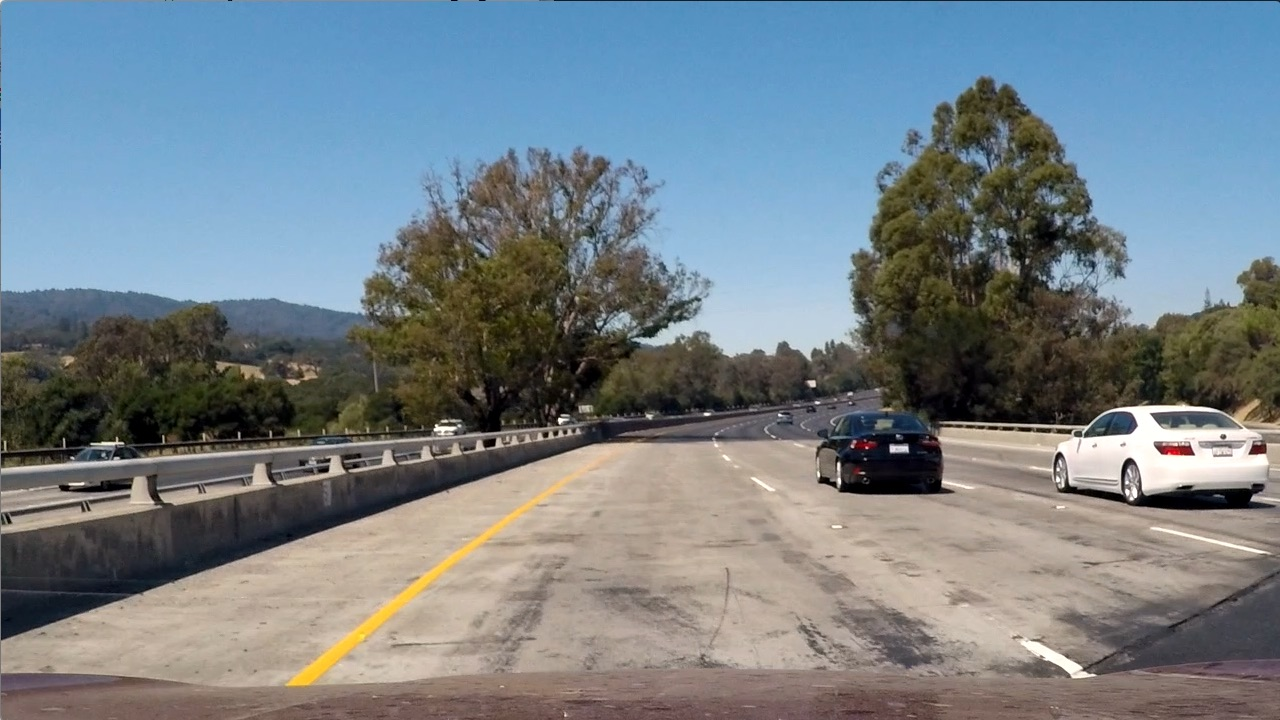
#> input picture test_images/test1.jpg, 1280 x 720 px, found by its file name
$ jupyter execute --allow-errors Vehicle_detection_project.ipynb   (shell and % lines are left out)   (older library calls are emulated)
#> lines starting #> are read from the running program, lines starting #| are printed output that depends on the picture
#> further down, image_visu1 is the input picture: shape (720, 1280, 3); mean R, G, B 117.5, 128.7, 135.5
[cell 1]
import matplotlib.image as mpimg
import matplotlib.pyplot as plt
import numpy as np
import cv2
import glob
import time
from sklearn.svm import LinearSVC
from sklearn.preprocessing import StandardScaler
from skimage.feature import hog
from sklearn.cross_validation import train_test_split
from scipy.ndimage.measurements import label

[cell 2]
def rgb_select(img):
    # 1) Convert to YUV color space
    rgb = img
    R_rgb = rgb[:,:,0]
    G_rgb = rgb[:,:,1]
    B_rgb = rgb[:,:,2]

    return rgb, R_rgb, G_rgb, B_rgb

[cell 3]
def hls_select(img):
    # 1) Convert to HLS color space
    hls = cv2.cvtColor(img, cv2.COLOR_RGB2HLS)
#> hls: shape (720, 1280, 3); mean of channels 0, 1, 2 60.2, 126.7, 74.4
    # 2) Apply a threshold to the S channel
    H_hls = hls[:,:,0]
    L_hls = hls[:,:,1]
    S_hls = hls[:,:,2]

    #binary_output = np.zeros_like(S)
    #binary_output[(S > thresh[0]) & (S <= thresh[1])] = 1

    return hls, H_hls, L_hls, S_hls

[cell 4]
def hsv_select(img):
    # 1) Convert to YUV color space
    hsv = cv2.cvtColor(img, cv2.COLOR_RGB2HSV)
#> hsv: shape (720, 1280, 3); mean H, S, V 60.3, 78, 149.5
    H_hsv = hsv[:,:,0]
    S_hsv = hsv[:,:,1]
    V_hsv = hsv[:,:,2]

    return hsv, H_hsv, S_hsv, V_hsv

[cell 5]
def yuv_select(img):
    # 1) Convert to YUV color space
    yuv = cv2.cvtColor(img, cv2.COLOR_RGB2YUV)
#> yuv: shape (720, 1280, 3); mean of channels 0, 1, 2 126.1, 132.7, 120.5
    Y_yuv = yuv[:,:,0]
    U_yuv = yuv[:,:,1]
    V_yuv = yuv[:,:,2]

    return yuv, Y_yuv, U_yuv, V_yuv

[cell 6]
def lab_select(img):
    # 1) Convert to YUV color space
    lab = cv2.cvtColor(img, cv2.COLOR_RGB2LAB)
#> lab: shape (720, 1280, 3); mean of channels 0, 1, 2 134.3, 127.2, 123.9
    L_lab = lab[:,:,0]
    A_lab = lab[:,:,1]
    B_lab = lab[:,:,2]

    return lab, L_lab, A_lab, B_lab

[cell 7]
def luv_select(img):
    # 1) Convert to YUV color space
    luv = cv2.cvtColor(img, cv2.COLOR_RGB2LUV)
#> luv: shape (720, 1280, 3); mean of channels 0, 1, 2 133.8, 93.4, 128.6
    L_luv = luv[:,:,0]
    U_luv = luv[:,:,1]
    V_luv = luv[:,:,2]

    return luv, L_luv, U_luv, V_luv

=== Visualization ===

[cell 8]
# Test the color space transform on the most difficult image : "test5.jpg"

def visu_color_space(img_color_space, image=""):

    rgb, R_rgb, G_rgb, B_rgb = rgb_select(img_color_space)
    hls, H_hls, L_hls, S_hls = hls_select(img_color_space)
    hsv, H_hsv, S_hsv, V_hsv = hsv_select(img_color_space)
    yuv, Y_yuv, U_yuv, V_yuv = yuv_select(img_color_space)
    lab, L_lab, A_lab, B_lab = lab_select(img_color_space)
    luv, L_luv, U_luv, V_luv = luv_select(img_color_space)

    fig, axs = plt.subplots(6,3, figsize=(16, 12))
    fig.subplots_adjust(hspace = .2, wspace=0)
    #fig.tight_layout()
    axs = axs.ravel()

    axs[0].imshow(R_rgb, cmap='gray')
    axs[0].set_title('RGB - R channel', fontsize=20)
    axs[1].imshow(G_rgb, cmap='gray')
    axs[1].set_title('RGB - G Channel', fontsize=20)
    axs[2].imshow(B_rgb, cmap='gray')
    axs[2].set_title('RGB - B channel', fontsize=20)

    axs[3].imshow(H_hls, cmap='gray')
    axs[3].set_title('HLS - H Channel', fontsize=20)
    axs[4].imshow(L_hls, cmap='gray')
    axs[4].set_title('HLS - L channel', fontsize=20)
    axs[5].imshow(S_hls, cmap='gray')
    axs[5].set_title('HLS - S Channel', fontsize=20)

    axs[6].imshow(H_hsv, cmap='gray')
    axs[6].set_title('HSV - H Channel', fontsize=20)
    axs[7].imshow(S_hsv, cmap='gray')
    axs[7].set_title('HSV - S channel', fontsize=20)
    axs[8].imshow(V_hsv, cmap='gray')
    axs[8].set_title('HSV - V Channel', fontsize=20)

    axs[9].imshow(Y_yuv, cmap='gray')
    axs[9].set_title('YUV - Y channel', fontsize=20)
    axs[10].imshow(U_yuv, cmap='gray')
    axs[10].set_title('YUV - U Channel', fontsize=20)
    axs[11].imshow(V_yuv, cmap='gray')
    axs[11].set_title('YUV - V Channel', fontsize=20)

    axs[12].imshow(L_lab, cmap='gray')
    axs[12].set_title('LAB - L channel', fontsize=20)
    axs[13].imshow(A_lab, cmap='gray')
    axs[13].set_title('LAB - A Channel', fontsize=20)
    axs[14].imshow(B_lab, cmap='gray')
    axs[14].set_title('LAB - B Channel', fontsize=20)

    axs[15].imshow(L_luv, cmap='gray')
    axs[15].set_title('LUV - L channel', fontsize=20)
    axs[16].imshow(U_luv, cmap='gray')
    axs[16].set_title('LUV - U Channel', fontsize=20)
    axs[17].imshow(V_luv, cmap='gray')
    axs[17].set_title('LUV - V Channel', fontsize=20)
    plt.subplots_adjust(hspace = 0.5, wspace=0.001)
    #print('Color space transform on original image', fontsize = 20)

    print(image)

    return None

[cell 9]
image_visu1 = mpimg.imread('C:/Udacity/CarND-Vehicle-Detection-master/test_images/test1.jpg')
visu_color_space(image_visu1, image="Image test 1")

[cell 10]
image_visu2 = mpimg.imread('C:/Udacity/CarND-Vehicle-Detection-master/test_images/test5.jpg')
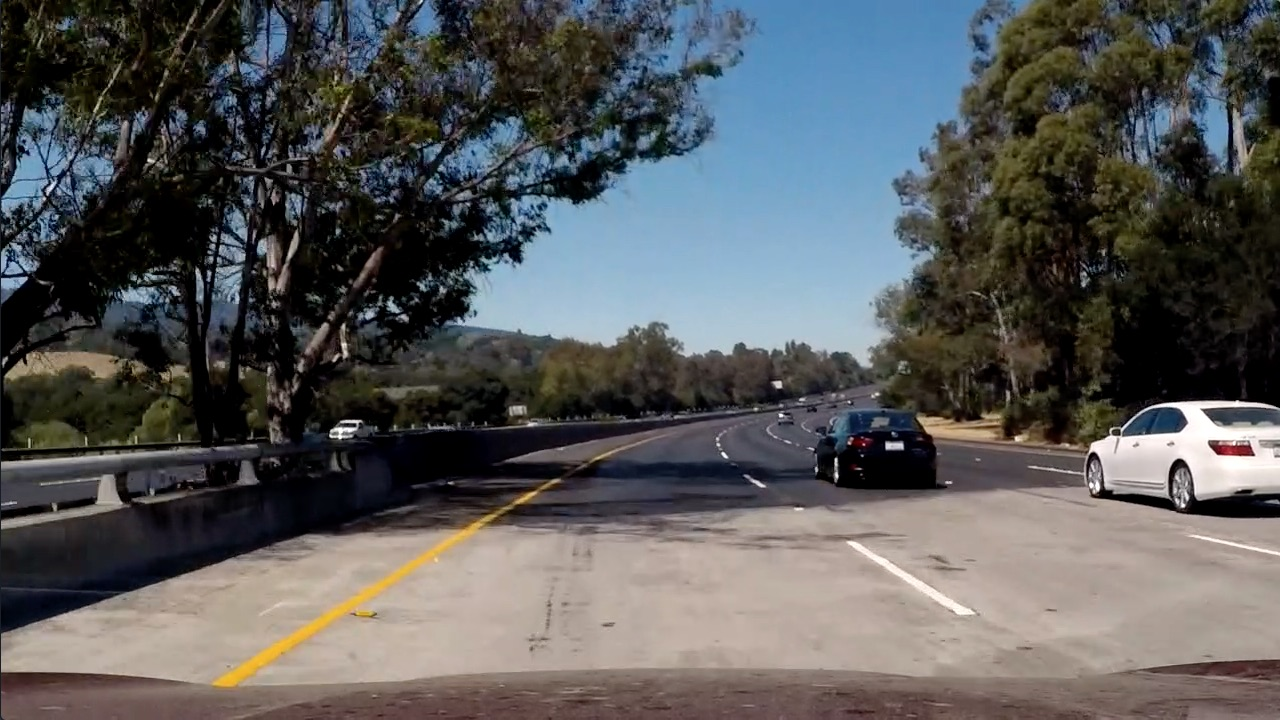
#> input picture test_images/test5.jpg, 1280 x 720 px, found by its file name
#> image_visu2 is the input picture: shape (720, 1280, 3); mean R, G, B 88.5, 89.3, 89.8
visu_color_space(image_visu2, image="Image test 5")
#> in hls_select (call 2), `hls = cv2.cvtColor(img, cv2.COLOR_RGB2HLS)`: hls: shape (720, 1280, 3); mean of channels 0, 1, 2 55.5, 89.2, 70.1
#> in hsv_select (call 2), `hsv = cv2.cvtColor(img, cv2.COLOR_RGB2HSV)`: hsv: shape (720, 1280, 3); mean H, S, V 55.5, 83.8, 101.8
#> in hsv_select (call 2), `V_hsv = hsv[:,:,2]`:
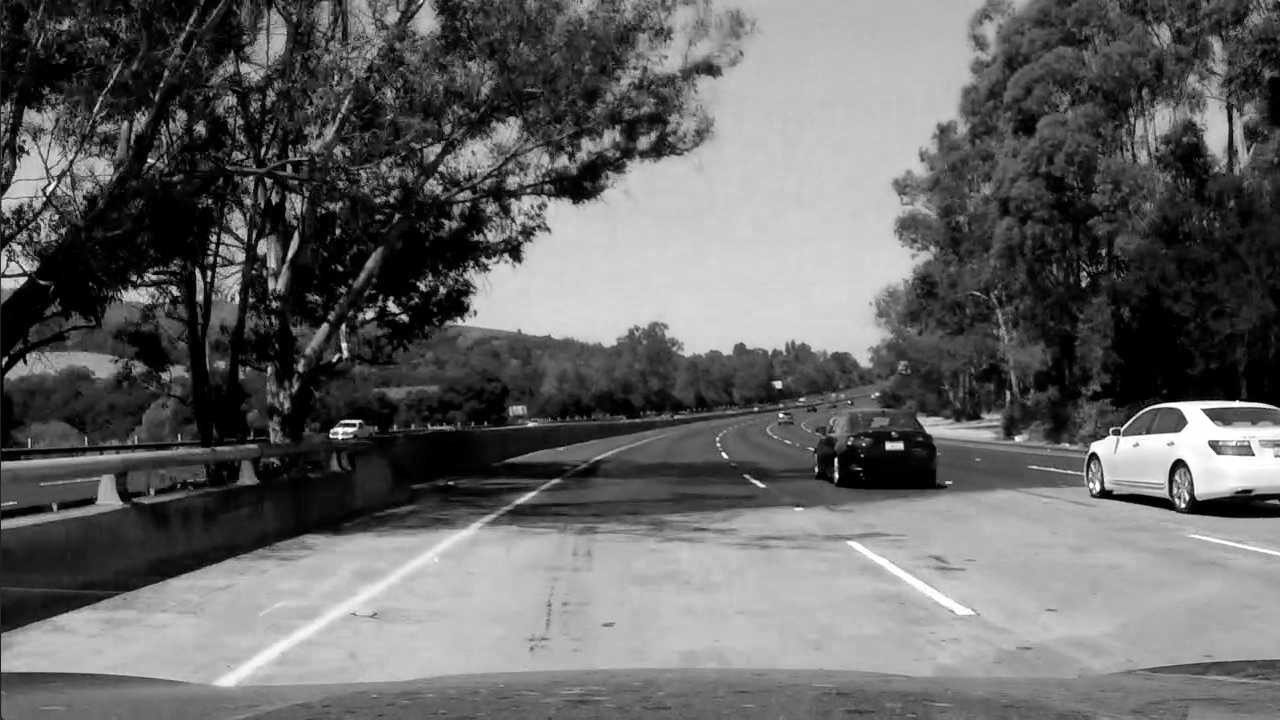
#> V_hsv: shape (720, 1280); min 0, max 255, mean 101.8
#> in yuv_select (call 2), `yuv = cv2.cvtColor(img, cv2.COLOR_RGB2YUV)`: yuv: shape (720, 1280, 3); mean of channels 0, 1, 2 89.1, 128.4, 127.5
#> in yuv_select (call 2), `V_yuv = yuv[:,:,2]`:
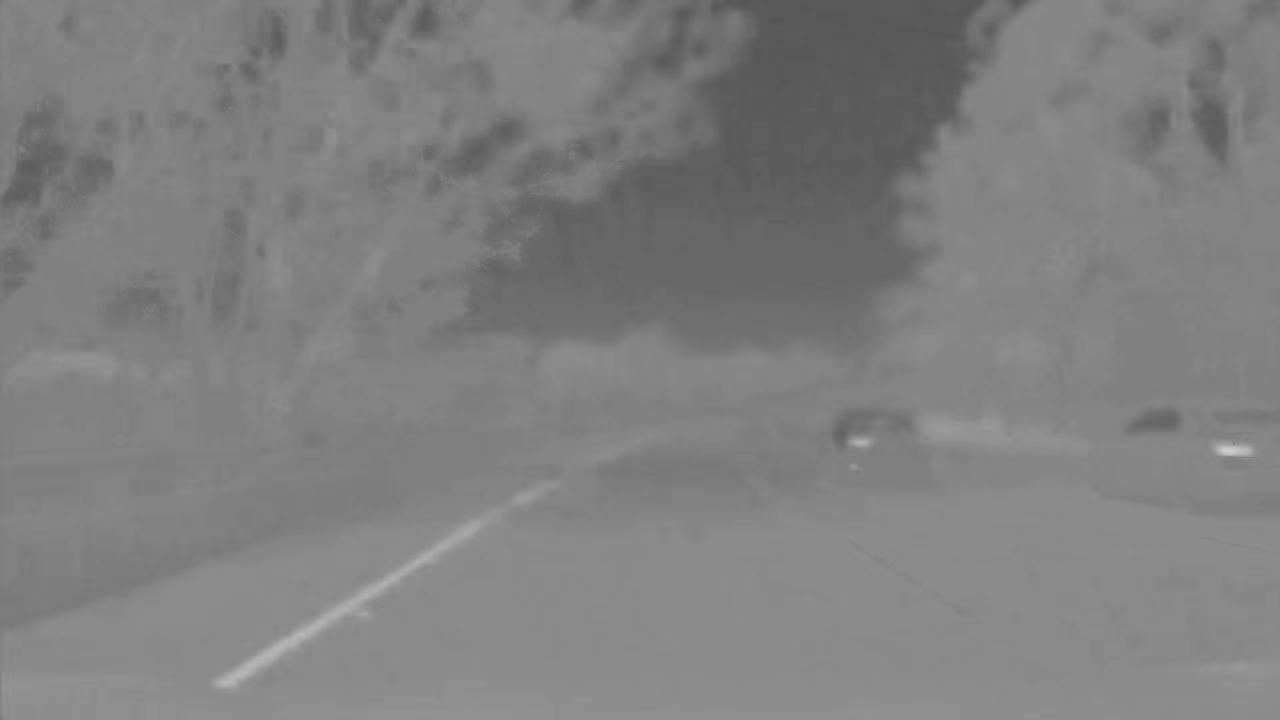
#> V_yuv: shape (720, 1280); min 85, max 203, mean 127.5
#> in lab_select (call 2), `lab = cv2.cvtColor(img, cv2.COLOR_RGB2LAB)`: lab: shape (720, 1280, 3); mean of channels 0, 1, 2 93.8, 128.6, 128
#> in luv_select (call 2), `luv = cv2.cvtColor(img, cv2.COLOR_RGB2LUV)`: luv: shape (720, 1280, 3); mean of channels 0, 1, 2 93.3, 96.7, 135.2
#> in luv_select (call 2), `U_luv = luv[:,:,1]`:
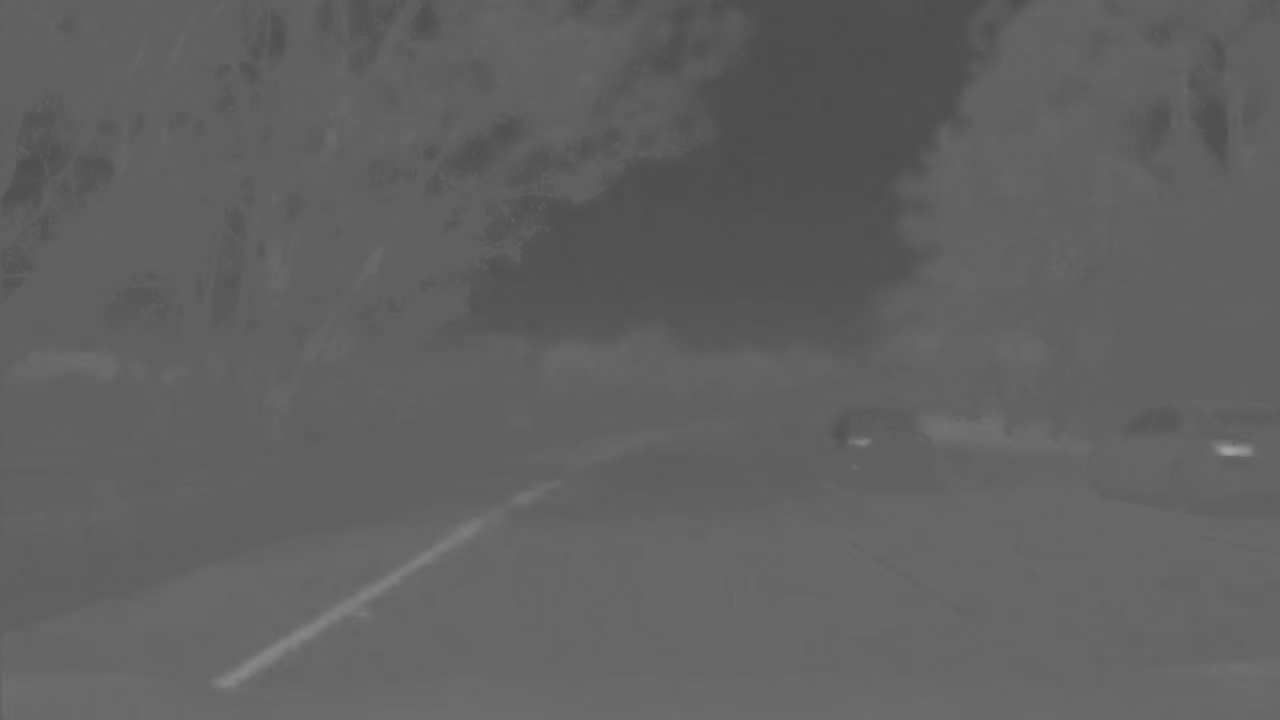
#> U_luv: shape (720, 1280); min 77, max 161, mean 96.7

[cell 11]
# Define a function to compute binned color features
# [16 lines left out: functions bin_spatial, color_hist, not called in this run]

[cell 12]
# Define a function to return HOG features and visualization
# [14 lines left out: function get_hog_features, not called in this run]

#> (a cell that did not finish here is left out)

[cell 14]
# [7 lines left out: function convert_color, not called in this run]

[cell 15]
# Here is your draw_boxes function from the previous exercise
def draw_boxes(img, bboxes, color=(0, 0, 255), thick=6):
    # Make a copy of the image
    imcopy = np.copy(img)
    # Iterate through the bounding boxes
    for bbox in bboxes:
        # Draw a rectangle given bbox coordinates
        cv2.rectangle(imcopy, bbox[0], bbox[1], color, thick)
    # Return the image copy with boxes drawn
    return imcopy

[cell 16]
# Define a function that takes an image,
# start and stop positions in both x and y,
# window size (x and y dimensions),
# and overlap fraction (for both x and y)
def slide_window(img, x_start_stop=[None, None], y_start_stop=[None, None],
                    xy_window=(64, 64), xy_overlap=(0.5, 0.5)):
    # If x and/or y start/stop positions not defined, set to image size
#> called with xy_window = (128, 128), xy_overlap = (0.5, 0.5)
    if x_start_stop[0] == None:
        x_start_stop = (0, x_start_stop[1])
    if x_start_stop[1] == None:
        x_start_stop = (x_start_stop[0], img.shape[1])
#> x_start_stop = (0, 1280)
    if y_start_stop[0] == None:
        y_start_stop = (0, y_start_stop[1])
    if y_start_stop[1] == None:
        y_start_stop = (y_start_stop[0], img.shape[0])
#> y_start_stop = (0, 720)

    # [8 lines of commented-out code are left out]
    xspan = x_start_stop[1] - x_start_stop[0]
#> xspan = 1280
    yspan = y_start_stop[1] - y_start_stop[0]
#> yspan = 720
    # Compute the number of pixels per step in x/y
    nx_pix_per_step = np.int(xy_window[0]*(1 - xy_overlap[0]))
    ny_pix_per_step = np.int(xy_window[1]*(1 - xy_overlap[1]))
    # Compute the number of windows in x/y
    nx_buffer = np.int(xy_window[0]*(xy_overlap[0]))
    ny_buffer = np.int(xy_window[1]*(xy_overlap[1]))
    nx_windows = np.int((xspan-nx_buffer)/nx_pix_per_step)
#> nx_windows = 19
    ny_windows = np.int((yspan-ny_buffer)/ny_pix_per_step)
#> ny_windows = 10
    # Initialize a list to append window positions to
    window_list = []
    # Loop through finding x and y window positions
    # Note: you could vectorize this step, but in practice
    # you'll be considering windows one by one with your
    # classifier, so looping makes sense
    for ys in range(ny_windows):
        for xs in range(nx_windows):
            # Calculate window position
            startx = xs*nx_pix_per_step + x_start_stop[0]
            endx = startx + xy_window[0]
            starty = ys*ny_pix_per_step + y_start_stop[0]
            endy = starty + xy_window[1]

            # Append window position to list
            window_list.append(((startx, starty), (endx, endy)))
    # Return the list of windows
    return window_list

[cell 17]
image = mpimg.imread('C:/Udacity/CarND-Vehicle-Detection-master/test_images/test1.jpg')

windows = slide_window(image, x_start_stop=(None, None), y_start_stop=(None, None),
                    xy_window=(128, 128), xy_overlap=(0.5, 0.5))
#> windows = 190 items

window_img = draw_boxes(image, windows, color=(0, 0, 255), thick=6)
#> the loop in draw_boxes, `for bbox in bboxes:` made 190 passes
#> bbox on passes 1 to 3: ((0, 0), (128, 128)), ((64, 0), (192, 128)), ((128, 0), (256, 128))

plt.imshow(window_img)

[cell 18]
# Define a function to extract features from a list of images
# Have this function call bin_spatial() and color_hist()
def extract_features(imgs, color_space='RGB', spatial_size=(32, 32),
                        hist_bins=32, orient=9,
                        pix_per_cell=8, cell_per_block=2, hog_channel=0,
                        spatial_feat=True, hist_feat=True, hog_feat=True):
    # Create a list to append feature vectors to
    features = []
    # Iterate through the list of images
    for file in imgs:
        file_features = []
        # Read in each one by one
        #image = mpimg.imread(file)
        #image = image * 255
        image = cv2.imread(file)
        image = cv2.cvtColor(image, cv2.COLOR_BGR2RGB)
        #print(image)
        # apply color conversion if other than 'RGB'
        if color_space != 'RGB':
            if color_space == 'HSV':
                feature_image = cv2.cvtColor(image, cv2.COLOR_RGB2HSV)
            elif color_space == 'LUV':
                feature_image = cv2.cvtColor(image, cv2.COLOR_RGB2LUV)
            elif color_space == 'HLS':
                feature_image = cv2.cvtColor(image, cv2.COLOR_RGB2HLS)
            elif color_space == 'YUV':
                feature_image = cv2.cvtColor(image, cv2.COLOR_RGB2YUV)
            elif color_space == 'YCrCb':
                feature_image = cv2.cvtColor(image, cv2.COLOR_RGB2YCrCb)
            elif color_space == 'LAB':
                feature_image = cv2.cvtColor(image, cv2.COLOR_RGB2LAB)
        else: feature_image = np.copy(image)
        #print(feature_image)

        if spatial_feat == True:
            spatial_features = bin_spatial(feature_image, size=spatial_size)
            #print(spatial_features)
            file_features.append(spatial_features)
        if hist_feat == True:
            # Apply color_hist()
            hist_features = color_hist(feature_image, nbins=hist_bins)
            #print(hist_features)
            file_features.append(hist_features)
        if hog_feat == True:
        # Call get_hog_features() with vis=False, feature_vec=True
            if hog_channel == 'ALL':
                hog_features = []
                for channel in range(feature_image.shape[2]):
                    hog_features.append(get_hog_features(feature_image[:,:,channel],
                                        orient, pix_per_cell, cell_per_block,
                                        vis=False, feature_vec=True))
                hog_features = np.ravel(hog_features)
            else:
                hog_features = get_hog_features(feature_image[:,:,hog_channel], orient,
                            pix_per_cell, cell_per_block, vis=False, feature_vec=True)
            # Append the new feature vector to the features list
            file_features.append(hog_features)
        features.append(np.concatenate(file_features))
    # Return list of feature vectors
    return features

[cell 19]
# [48 lines left out: function single_img_features, not called in this run]

[cell 20]
# Define a function you will pass an image
# and the list of windows to be searched (output of slide_windows())
# [31 lines left out: function search_windows, not called in this run]

[cell 21]
# Read in cars and notcars
images_car = glob.glob('C:/Udacity/CarND-Vehicle-Detection-master/vehicles/vehicles/KITTI_extracted/*.png')
images_notcar = glob.glob('C:/Udacity/CarND-Vehicle-Detection-master/non-vehicles/non-vehicles/Extras/extra*.png')

images_car_GTI_Right = glob.glob('C:/Udacity/CarND-Vehicle-Detection-master/vehicles/vehicles/GTI_Right/image*.png')
images_car_GTI_Left = glob.glob('C:/Udacity/CarND-Vehicle-Detection-master/vehicles/vehicles/GTI_Left/image*.png')
images_car_GTI_MiddleClose = glob.glob('C:/Udacity/CarND-Vehicle-Detection-master/vehicles/vehicles/GTI_MiddleClose/image*.png')
images_car_GTI_Far = glob.glob('C:/Udacity/CarND-Vehicle-Detection-master/vehicles/vehicles/GTI_Far/image*.png')
images_notcar_GTI = glob.glob('C:/Udacity/CarND-Vehicle-Detection-master/non-vehicles/non-vehicles/GTI/image*.png')
cars = []
notcars = []

for image_car in images_car_GTI_Right:
    cars.append(image_car)

for image_car in images_car_GTI_Left:
    cars.append(image_car)

for image_car in images_car_GTI_MiddleClose:
    cars.append(image_car)

for image_car in images_car_GTI_Far:
    cars.append(image_car)

np.random.shuffle(cars)

for image_car in images_car:
    cars.append(image_car)

np.random.shuffle(cars)


for image_notcar in images_notcar_GTI:
    notcars.append(image_notcar)

np.random.shuffle(notcars)

for image_notcar in images_notcar:
    notcars.append(image_notcar)

np.random.shuffle(notcars)

print("Number of 'cars' images : ", len(cars))
print("Number of 'not cars' images : ", len(notcars))

[cell 22]
# Reduce the sample size because
# The quiz evaluator times out after 13s of CPU time
#sample_size = 500
#cars = cars[0:sample_size]
#notcars = notcars[0:sample_size]

### TODO: Tweak these parameters and see how the results change.
color_space = 'YUV' # Can be RGB, HSV, LUV, HLS, YUV, YCrCb
orient = 11  # HOG orientations //11
pix_per_cell = 8 # HOG pixels per cell //16
cell_per_block = 2 # HOG cells per block
hog_channel = "ALL" # Can be 0, 1, 2, or "ALL"
spatial_size = (32, 32) # Spatial binning dimensions 16x16
hist_bins = 32    # Number of histogram bins  64
spatial_feat = True # Spatial features on or off
hist_feat = True # Histogram features on or off
hog_feat = True # HOG features on or off

#> (the rest of this cell did not finish here and is left out)

[cell 23]
car_features = extract_features(cars, color_space=color_space,
                        spatial_size=spatial_size, hist_bins=hist_bins,
                        orient=orient, pix_per_cell=pix_per_cell,
                        cell_per_block=cell_per_block,
                        hog_channel=hog_channel, spatial_feat=spatial_feat,
                        hist_feat=hist_feat, hog_feat=hog_feat)
notcar_features = extract_features(notcars, color_space=color_space,
                        spatial_size=spatial_size, hist_bins=hist_bins,
                        orient=orient, pix_per_cell=pix_per_cell,
                        cell_per_block=cell_per_block,
                        hog_channel=hog_channel, spatial_feat=spatial_feat,
                        hist_feat=hist_feat, hog_feat=hog_feat)
